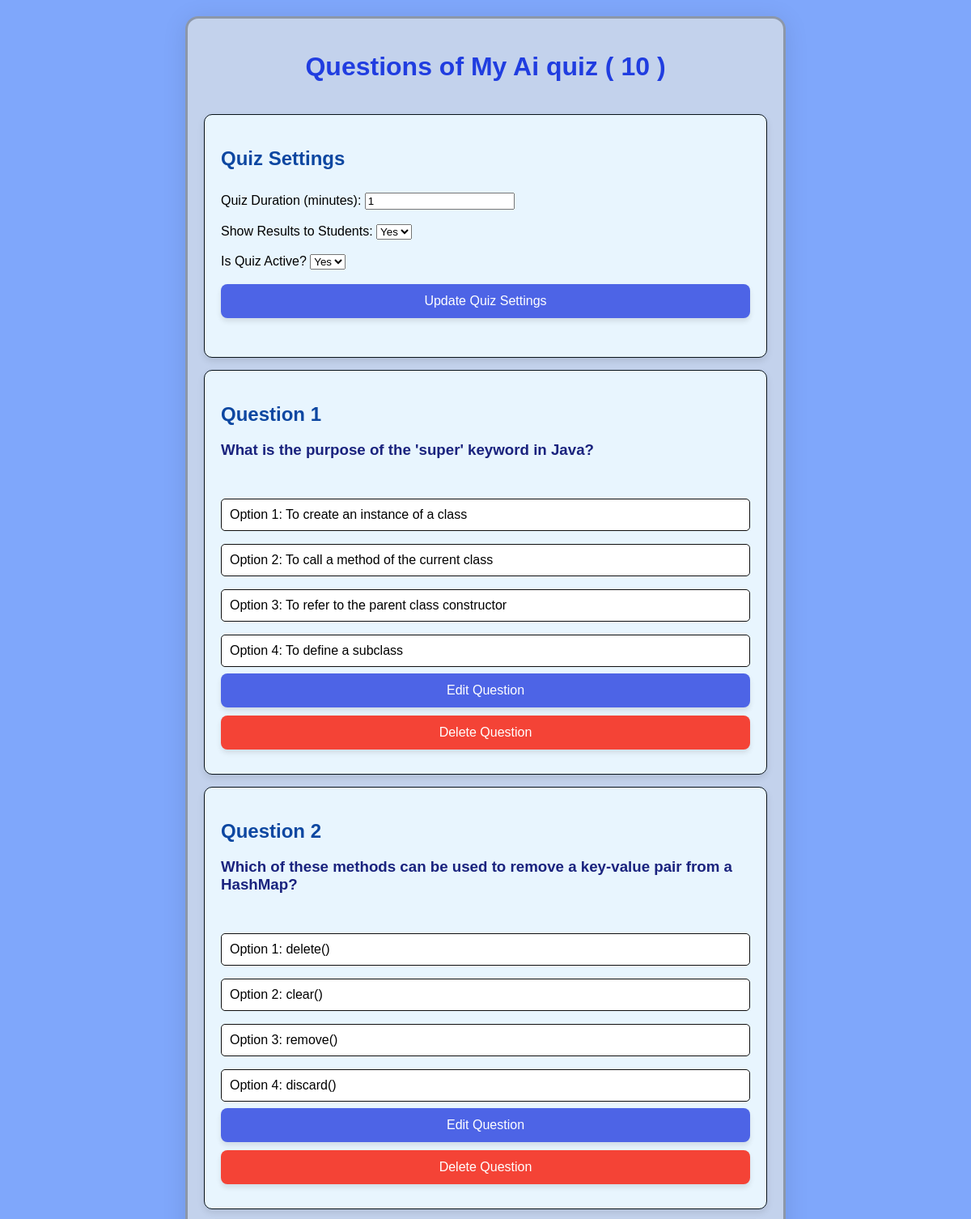
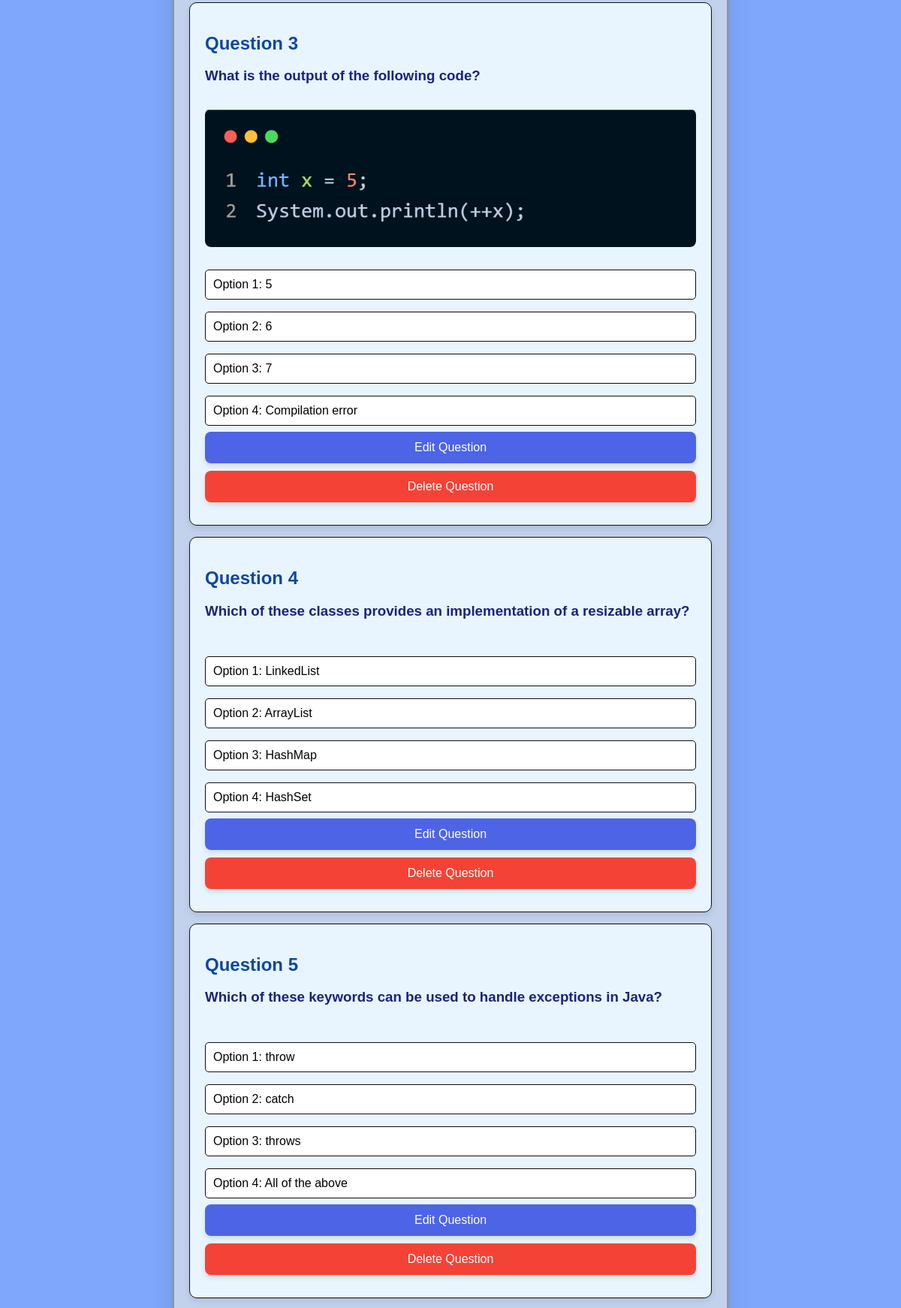
The app's page /q/q/view_questions/50/ (signed in, upper part) with its own data (2 pictures, top to bottom).
### q/models.py (models this page shows, shortened)
class Quiz(models.Model):
    title = models.CharField(max_length=255)
    pdf = models.FileField(upload_to='pdfs/', null=True, blank=True)
    code = models.IntegerField(unique=True, editable=False, null=True, blank=True)
    host = models.ForeignKey(User, on_delete=models.CASCADE)
    created_at = models.DateTimeField(auto_now_add=True)
    show_results_to_student = models.BooleanField(default=True)  # Show results or not
    duration = models.IntegerField(default=2)  # Duration in minutes
    is_active = models.BooleanField(default=True)  # Whether the quiz is active or not

class Question(models.Model):
    QUESTION_TYPES = (
        ('MCQ', 'Multiple Choice (Single Answer)'),
        ('MCA', 'Multiple Choice (Multiple Answers)'),
        ('TF', 'True/False'),
    )
    quiz = models.ForeignKey(Quiz, related_name='questions', on_delete=models.CASCADE)
    question_text = models.TextField()
    question_type = models.CharField(max_length=3, choices=QUESTION_TYPES, default='MCQ')
    option1 = models.CharField(max_length=255, blank=True, null=True)
    option2 = models.CharField(max_length=255, blank=True, null=True)
    option3 = models.CharField(max_length=255, blank=True, null=True)
    option4 = models.CharField(max_length=255, blank=True, null=True)
    correct_option = models.CharField(max_length=255)
    image_loc = models.CharField(max_length=255, blank=True, null=True)
    images = models.ImageField(upload_to='questions/', null=True, blank=True)
    points = models.IntegerField(default=1)

### q/views.py (the view)
# urls.py: path('q/view_questions/<int:quiz_id>/', views.view_questions, name='view_questions'),
@login_required
def view_questions(request, quiz_id):
    if not request.user.is_teacher:
        return HttpResponseForbidden("You are not allowed to access this page.")
    quiz = get_object_or_404(Quiz, id=quiz_id)
    questions = quiz.questions.all()
    total_questions = questions.count()
    return render(request, 'view_questions.html', {
        'quiz': quiz,
        'total_questions': total_questions,
    })

### q/templates/view_questions.html (shortened to what this page needs)
{% load static %}
<!DOCTYPE html>
<html lang="en">
<head>
</head>
<body>
    <div class="container">
    <h1>Questions of {{ quiz.title }} ( {{ total_questions }} )</h1>
    <div class="question-container">
        <form action="{% url 'update_quiz_settings' quiz.id %}" method="POST" class="form-group">
            <h2>Quiz Settings</h2>
            <br>
            <label for="duration">Quiz Duration (minutes):</label>
            <input type="number" name="duration" id="duration" value="{{ quiz.duration }}" min="1" required>
            <br><br>
            <label for="show_results_to_student">Show Results to Students:</label>
            <select name="show_results_to_student" id="show_results_to_student">
                <option value="True" {% if quiz.show_results_to_student %}selected{% endif %}>Yes</option>
            </select>
            <br><br>
            <label for="is_active">Is Quiz Active?</label>
            <select name="is_active" id="is_active">
                <option value="True" {% if quiz.is_active %}selected{% endif %}>Yes</option>
            </select>
            <br><br>
            <button type="submit">Update Quiz Settings</button>
        </form>
        <br><br>
    </div>
    {% for question in quiz.questions.all %}
    <div class="question-container" id="question{{ forloop.counter }}">
        <h2>Question {{ forloop.counter }}</h2>
        <h3>{{ question.question_text }}</h3>
        {% if question.images and question.images.url %}
            <img src="{{ question.images.url }}" alt="" style="max-width: 100%; margin-bottom: 10px; border-radius: 8px;">
        {% endif %}
        <div>
            {% if question.question_type == 'TF' %}
                <p class="option {% if question.option1 == question.correct_option %}correct{% endif %}">Option 1: {{ question.option1 }}</p>
                <p class="option {% if question.option2 == question.correct_option %}correct{% endif %}">Option 2: {{ question.option2 }}</p>
            {% else %}
                <p class="option {% if question.option1 == question.correct_option %}correct{% endif %}">Option 1: {{ question.option1 }}</p>
                <p class="option {% if question.option2 == question.correct_option %}correct{% endif %}">Option 2: {{ question.option2 }}</p>
                <p class="option {% if question.option3 == question.correct_option %}correct{% endif %}">Option 3: {{ question.option3 }}</p>
                <p class="option {% if question.option4 == question.correct_option %}correct{% endif %}">Option 4: {{ question.option4 }}</p>
            {% endif %}
        </div>
        <form action="{% url 'edit_question' question.id %}" class="form-group">
            <button type="submit">Edit Question</button>
        </form>
        <form method="POST" action="{% url 'delete_question' question.id %}" class="delete">
            <button type="submit" onclick="return confirm('Are you sure you want to delete this question?');">Delete Question</button>
        </form>
    </div>
    {% endfor %}
    <br><br>
    <br><br>
    <br><br>
</div>
</body>
</html>

### q/templates/view_questions.html (style rules this page uses)
body { font-family: Arial, sans-serif; margin: 0; background-color: #7fa7fb; padding: 20px; }
.container { width: 60%; margin: auto; background: rgb(195, 210, 236); backdrop-filter: blur(10px); -webkit-backdrop-filter: blur(10px); border-radius: 16px; padding: 20px; box-shadow: 0 4px 30px rgba(0, 0, 0, 0.1); border: 3px solid rgba(16, 15, 15, 0.3); }
h1 { text-align: center; color: #203de0; margin-bottom: 40px; }
.question-container { background-color: #e8f5fe; padding: 20px; margin-bottom: 15px; border-radius: 10px; box-shadow: 0 4px 8px rgba(0, 0, 0, 0.1); border: 1px solid #09131a; }
.question-container h2 { color: #0d47a1; margin-bottom: 10px; }
.question-container h3 { margin-bottom: 15px; color: #1a237e; }
.option { padding: 10px; margin-bottom: 8px; border-radius: 5px; background-color: white; border: 1px solid #0f0e0e; color: #000; transition: all 0.3s ease; }
.form-group button, .delete button, .add button, .home button { width: 100%; padding: 12px; margin-bottom: 10px; border-radius: 8px; border: none; background-color: #4d64e6; color: white; font-size: 16px; cursor: pointer; box-shadow: 0 4px 6px rgba(0, 0, 0, 0.1); transition: background-color 0.3s ease, transform 0.3s ease; }
.delete button { background-color: #f44336; }
form { display: inline; }

### records on screen
Quiz: title "My Ai quiz", duration "1", show_results_to_student "Yes", is_active "Yes"
Question: question_text "What is the purpose of the 'super' keyword in Java?", option1 "To create an instance of a class", option2 "To call a method of the current class", option3 "To refer to the parent class constructor", option4 "To define a subclass"
Question: question_text "Which of these methods can be used to remove a key-value pair from a HashMap?", option1 "delete()", option2 "clear()", option3 "remove()", option4 "discard()"
Question: question_text "What is the output of the following code?", images (picture), option1 "5", option2 "6", option3 "7", option4 "Compilation error"
Question: question_text "Which of these classes provides an implementation of a resizable array?", option1 "LinkedList", option2 "ArrayList", option3 "HashMap", option4 "HashSet"
Question: question_text "Which of these keywords can be used to handle exceptions in Java?", option1 "throw", option2 "catch", option3 "throws", option4 "All of the above"

### other values on screen
{{ total_questions }} "10"
